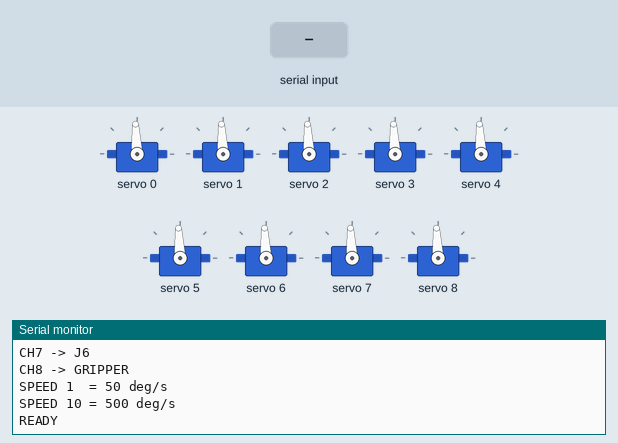
A sketch run on a simulated Arduino Uno, built with avr-gcc and run on an emulated ATmega328P. On the bench: 9 × servo, the last lines printed to the serial monitor. The test bench sets the inputs (shaded band).

Above: at 1.5 s.
1.6 s: "HOME\n" received over Serial
At 2.4 s:
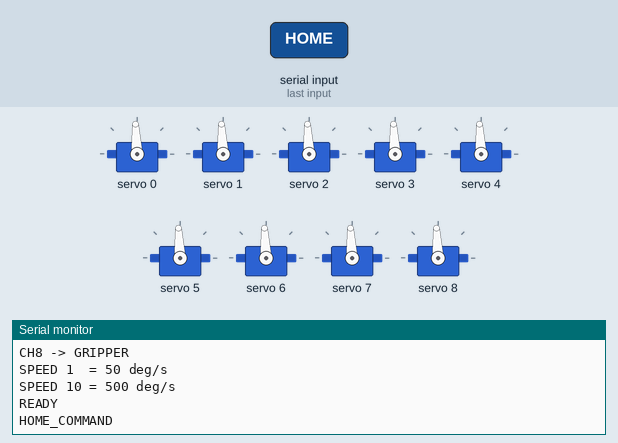
3.1 s: "STOP\n" received over Serial
At 3.5 s:
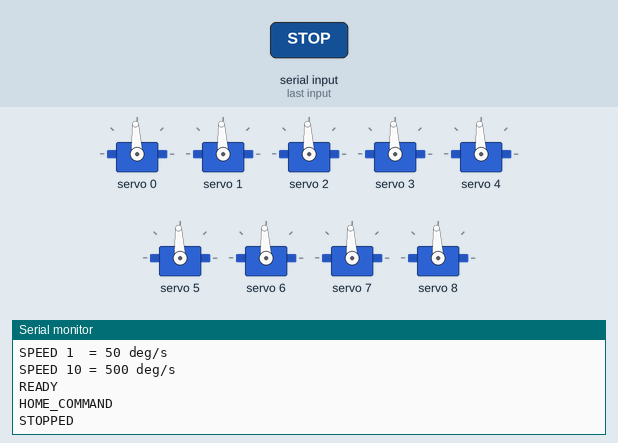
4.6 s: "P\n" received over Serial
At 5.7 s:
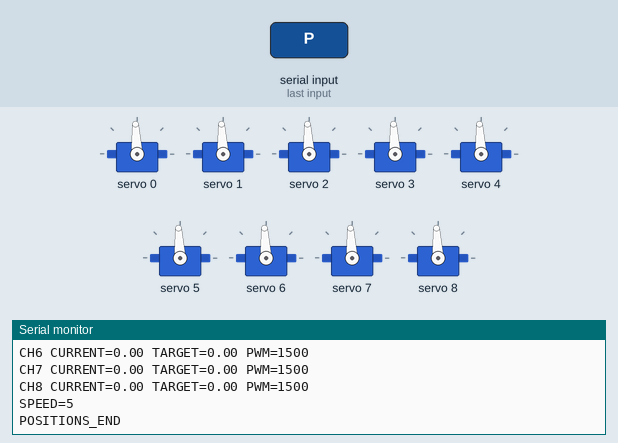

Measured:
- after the input at 1.6 s, the serial monitor: prints a new line at once (image 1)
- after the input at 3.1 s, the serial monitor: prints a new line at once (image 2)
- after the input at 4.6 s, the serial monitor: prints a new line at once (image 3)

The sketch:

ROBOT3_ARDINO.ino
```cpp
#include <Wire.h>
#include <Adafruit_PWMServoDriver.h>
#include <stdlib.h>
#include <string.h>
#include <math.h>

// ============================================================
// 6-DOF ROBOT + GRIPPER
// Arduino UNO + PCA9685 16-Channel I2C Servo Driver
//
// ROS2 UART COMMANDS:
//
// J,0,ANGLE  -> BASE
// J,1,ANGLE  -> J1  (CH1 + CH2 together)
// J,2,ANGLE  -> J2  (CH3)
// J,3,ANGLE  -> J3  (CH4)
// J,4,ANGLE  -> J4  (CH5)
// J,5,ANGLE  -> J5  (CH6)
// J,6,ANGLE  -> J6  (CH7)
// J,7,ANGLE  -> GRIPPER (CH8)
//
// S,SPEED
// HOME
// STOP
// P
//
// ============================================================


// ============================================================
// PCA9685
// ============================================================

#define PCA9685_ADDR 0x40

Adafruit_PWMServoDriver pwm(PCA9685_ADDR);


// ============================================================
// PHYSICAL PCA9685 CHANNELS
// ============================================================

// Base
#define CH_BASE       0

// J1 - TWO PHYSICAL SERVOS
#define CH_J1_A       1
#define CH_J1_B       2

// Remaining joints
#define CH_J2         3
#define CH_J3         4
#define CH_J4         5
#define CH_J5         6
#define CH_J6         7

// Gripper
#define CH_GRIPPER    8

#define NUM_SERVOS    9


// ============================================================
// SERVO PWM SETTINGS
// ============================================================

#define SERVO_FREQ    50

#define MIN_US        500
#define MAX_US        2500
#define CENTER_US     1500


// ============================================================
// SERIAL SETTINGS
// ============================================================

#define SERIAL_BAUD 115200

#define SERIAL_BUFFER_SIZE 64

char serialBuffer[SERIAL_BUFFER_SIZE];

uint8_t serialIndex = 0;


// ============================================================
// MOTION SETTINGS
// ============================================================

#define MOTION_UPDATE_MS 5

unsigned long lastMotionUpdate = 0;


// ============================================================
// SPEED SETTINGS
// ============================================================
//
// S,1  -> 50 deg/s
// S,2  -> 100 deg/s
// ...
// S,10 -> 500 deg/s
//
// ============================================================

int motionSpeed = 5;
int gripperSpeed = 5;

float speedDegPerSec[11] =
{
  0.0,
  50.0,
  100.0,
  150.0,
  200.0,
  250.0,
  300.0,
  350.0,
  400.0,
  450.0,
  500.0
};


// ============================================================
// CURRENT SERVO ANGLES
// ============================================================

float currentAngle[NUM_SERVOS] =
{
  0.0,  // CH0
  0.0,  // CH1
  0.0,  // CH2
  0.0,  // CH3
  0.0,  // CH4
  0.0,  // CH5
  0.0,  // CH6
  0.0,  // CH7
  0.0   // CH8
};


// ============================================================
// TARGET SERVO ANGLES
// ============================================================

float targetAngle[NUM_SERVOS] =
{
  0.0,
  0.0,
  0.0,
  0.0,
  0.0,
  0.0,
  0.0,
  0.0,
  0.0
};


// ============================================================
// CURRENT PWM
// ============================================================

int currentPulse[NUM_SERVOS] =
{
  CENTER_US,
  CENTER_US,
  CENTER_US,
  CENTER_US,
  CENTER_US,
  CENTER_US,
  CENTER_US,
  CENTER_US,
  CENTER_US
};


// ============================================================
// MOTION ENABLE
// ============================================================

bool motionEnabled = true;


// ============================================================
// ANGLE → PWM MICROSECONDS
// ============================================================
//
// -180° -> 500 us
//    0° -> 1500 us
// +180° -> 2500 us
//
// ALL SERVOS INCLUDING GRIPPER
// USE THE SAME RANGE.
//
// ============================================================

int angleToPulse(float angle)
{
  angle = constrain(
    angle,
    -180.0,
    180.0
  );

  float pulse =
    CENTER_US +
    (angle * 1000.0 / 180.0);

  pulse = constrain(
    pulse,
    MIN_US,
    MAX_US
  );

  return (int)round(pulse);
}


// ============================================================
// MICROSECONDS → PCA9685 COUNTS
// ============================================================

uint16_t pulseToCounts(int pulse_us)
{
  // 50 Hz
  // Period = 20,000 us
  // PCA9685 = 4096 counts

  return (uint16_t)(
    ((long)pulse_us * 4096L) / 20000L
  );
}


// ============================================================
// WRITE SERVO PWM
// ============================================================

void writeServoPWM(
  uint8_t channel,
  float angle
)
{
  if (channel >= NUM_SERVOS)
    return;

  int pulse =
    angleToPulse(angle);

  uint16_t counts =
    pulseToCounts(pulse);

  pwm.setPWM(
    channel,
    0,
    counts
  );

  currentPulse[channel] =
    pulse;
}


// ============================================================
// SET PHYSICAL SERVO TARGET
// ============================================================

void setServoTarget(
  uint8_t channel,
  float angle
)
{
  if (channel >= NUM_SERVOS)
    return;

  angle = constrain(
    angle,
    -180.0,
    180.0
  );

  targetAngle[channel] =
    angle;

  motionEnabled = true;
}


// ============================================================
// SET J1 TARGET
// ============================================================
//
// J1 has TWO physical servos:
//
// CH1 = J1-A
// CH2 = J1-B
//
// Both always receive exactly the same target.
//
// ============================================================

void setJ1Target(float angle)
{
  angle = constrain(
    angle,
    -180.0,
    180.0
  );

  targetAngle[CH_J1_A] = angle;
  targetAngle[CH_J1_B] = -angle;

  motionEnabled = true;
}


// ============================================================
// UPDATE MOTION
// ============================================================
//
// Non-blocking motion.
//
// Every 5 ms the current angle moves toward target.
//
// ============================================================

void updateMotion()
{
  if (!motionEnabled)
    return;

  unsigned long now =
    millis();

  if (
    now - lastMotionUpdate <
    MOTION_UPDATE_MS
  )
  {
    return;
  }

  lastMotionUpdate =
    now;

  // 5 ms = 0.005 seconds

  float dt =
    MOTION_UPDATE_MS / 1000.0;

  for (
    uint8_t channel = 0;
    channel < NUM_SERVOS;
    channel++
  )
  {
    float channelSpeed = (channel == CH_GRIPPER) ? speedDegPerSec[gripperSpeed] : speedDegPerSec[motionSpeed];
    float step = channelSpeed * dt;

    float difference =
      targetAngle[channel] -
      currentAngle[channel];


    // --------------------------------------------------------
    // Already at target
    // --------------------------------------------------------

    if (
      fabs(difference) < 0.01
    )
    {
      currentAngle[channel] =
        targetAngle[channel];

      writeServoPWM(
        channel,
        currentAngle[channel]
      );

      continue;
    }


    // --------------------------------------------------------
    // Positive direction
    // --------------------------------------------------------

    if (difference > 0.0)
    {
      if (difference <= step)
      {
        currentAngle[channel] =
          targetAngle[channel];
      }
      else
      {
        currentAngle[channel] +=
          step;
      }
    }


    // --------------------------------------------------------
    // Negative direction
    // --------------------------------------------------------

    else
    {
      if (-difference <= step)
      {
        currentAngle[channel] =
          targetAngle[channel];
      }
      else
      {
        currentAngle[channel] -=
          step;
      }
    }


    // --------------------------------------------------------
    // ALL SERVOS: -180° to +180°
    // INCLUDING GRIPPER
    // --------------------------------------------------------

    currentAngle[channel] =
      constrain(
        currentAngle[channel],
        -180.0,
        180.0
      );


    // --------------------------------------------------------
    // Send PWM
    // --------------------------------------------------------

    writeServoPWM(
      channel,
      currentAngle[channel]
    );
  }
}


// ============================================================
// HOME
// ============================================================

void homePosition()
{
  for (
    uint8_t channel = 0;
    channel < NUM_SERVOS;
    channel++
  )
  {
    targetAngle[channel] =
      0.0;
  }

  motionEnabled = true;

  Serial.println(
    "HOME_COMMAND"
  );
}


// ============================================================
// STOP
// ============================================================

void stopMotion()
{
  // Freeze at current position

  for (
    uint8_t channel = 0;
    channel < NUM_SERVOS;
    channel++
  )
  {
    targetAngle[channel] =
      currentAngle[channel];
  }

  motionEnabled = false;

  Serial.println(
    "STOPPED"
  );
}


// ============================================================
// PRINT POSITIONS
// ============================================================

void printPositions()
{
  Serial.println();
  Serial.println(
    "POSITIONS"
  );

  for (
    uint8_t channel = 0;
    channel < NUM_SERVOS;
    channel++
  )
  {
    Serial.print("CH");
    Serial.print(channel);

    Serial.print(" CURRENT=");
    Serial.print(
      currentAngle[channel],
      2
    );

    Serial.print(" TARGET=");
    Serial.print(
      targetAngle[channel],
      2
    );

    Serial.print(" PWM=");
    Serial.println(
      currentPulse[channel]
    );
  }

  Serial.print(
    "SPEED="
  );

  Serial.println(
    motionSpeed
  );

  Serial.println(
    "POSITIONS_END"
  );
}


// ============================================================
// SPEED COMMAND
// ============================================================
//
// S,1
// S,2
// ...
// S,10
//
// ============================================================

void processSpeedCommand(
  char *command
)
{
  char *comma =
    strchr(
      command,
      ','
    );

  if (comma == NULL)
  {
    Serial.println(
      "ERROR,BAD_SPEED_FORMAT"
    );

    return;
  }

  int speed =
    atoi(
      comma + 1
    );

  speed =
    constrain(
      speed,
      1,
      10
    );

  motionSpeed =
    speed;

  Serial.print(
    "SPEED,"
  );

  Serial.println(
    motionSpeed
  );
}


// ============================================================
// JOINT COMMAND
// ============================================================
//
// IMPORTANT:
//
// ROS2 LOGICAL JOINT NUMBER
// IS NOT THE SAME AS PCA9685 CHANNEL.
//
//
// J,0,ANGLE
//     ↓
// CH0 BASE
//
//
// J,1,ANGLE
//     ↓
// CH1 + CH2
// J1 TWO SERVOS
//
//
// J,2,ANGLE
//     ↓
// CH3
// J2
//
//
// J,3,ANGLE
//     ↓
// CH4
// J3
//
//
// J,4,ANGLE
//     ↓
// CH5
// J4
//
//
// J,5,ANGLE
//     ↓
// CH6
// J5
//
//
// J,6,ANGLE
//     ↓
// CH7
// J6
//
//
// J,7,ANGLE
//     ↓
// CH8
// GRIPPER
//
// ============================================================

void processJointCommand(
  char *command
)
{
  char *firstComma =
    strchr(
      command,
      ','
    );

  if (
    firstComma == NULL
  )
  {
    return;
  }


  char *secondComma =
    strchr(
      firstComma + 1,
      ','
    );

  if (
    secondComma == NULL
  )
  {
    return;
  }


  // Separate logical joint number
  // from angle

  *secondComma = '\0';


  int logicalJoint =
    atoi(
      firstComma + 1
    );


  float angle =
    atof(
      secondComma + 1
    );


  // ----------------------------------------------------------
  // Logical joint validation
  //
  // 0 = Base
  // 1 = J1
  // 2 = J2
  // 3 = J3
  // 4 = J4
  // 5 = J5
  // 6 = J6
  // 7 = Gripper
  // ----------------------------------------------------------

  if (
    logicalJoint < 0 ||
    logicalJoint > 7
  )
  {
    return;
  }


  angle = constrain(
    angle,
    -180.0,
    180.0
  );


  // ==========================================================
  // LOGICAL JOINT 0
  // BASE
  // ==========================================================

  if (logicalJoint == 0)
  {
    setServoTarget(
      CH_BASE,
      angle
    );

    return;
  }


  // ==========================================================
  // LOGICAL JOINT 1
  // J1
  //
  // CH1 + CH2
  // ==========================================================

  if (logicalJoint == 1)
  {
    setJ1Target(
      angle
    );

    return;
  }


  // ==========================================================
  // LOGICAL JOINT 2
  // J2 -> CH3
  // ==========================================================

  if (logicalJoint == 2)
  {
    setServoTarget(
      CH_J2,
      angle
    );

    return;
  }


  // ==========================================================
  // LOGICAL JOINT 3
  // J3 -> CH4
  // ==========================================================

  if (logicalJoint == 3)
  {
    setServoTarget(
      CH_J3,
      angle
    );

    return;
  }


  // ==========================================================
  // LOGICAL JOINT 4
  // J4 -> CH5
  // ==========================================================

  if (logicalJoint == 4)
  {
    setServoTarget(
      CH_J4,
      angle
    );

    return;
  }


  // ==========================================================
  // LOGICAL JOINT 5
  // J5 -> CH6
  // ==========================================================

  if (logicalJoint == 5)
  {
    setServoTarget(
      CH_J5,
      angle
    );

    return;
  }


  // ==========================================================
  // LOGICAL JOINT 6
  // J6 -> CH7
  // ==========================================================

  if (logicalJoint == 6)
  {
    setServoTarget(
      CH_J6,
      angle
    );

    return;
  }


  // ==========================================================
  // LOGICAL JOINT 7
  // GRIPPER -> CH8
  //
  // FULL -180° TO +180°
  // ==========================================================

  if (logicalJoint == 7)
  {
    setServoTarget(
      CH_GRIPPER,
      angle
    );

    return;
  }
}


// ============================================================
// PROCESS COMMAND
// ============================================================

void processCommand(
  char *command
)
{
  // ----------------------------------------------------------
  // Remove leading spaces
  // ----------------------------------------------------------

  while (
    *command == ' ' ||
    *command == '\t'
  )
  {
    command++;
  }


  // ----------------------------------------------------------
  // Remove trailing spaces
  // ----------------------------------------------------------

  int len =
    strlen(command);

  while (
    len > 0 &&
    (
      command[len - 1] == ' ' ||
      command[len - 1] == '\t'
    )
  )
  {
    command[len - 1] =
      '\0';

    len--;
  }


  if (len == 0)
    return;


  // ----------------------------------------------------------
  // HOME
  // ----------------------------------------------------------

  if (
    strcmp(command, "HOME") == 0 ||
    strcmp(command, "H") == 0
  )
  {
    homePosition();
    return;
  }


  // ----------------------------------------------------------
  // STOP
  // ----------------------------------------------------------

  if (
    strcmp(command, "STOP") == 0
  )
  {
    stopMotion();
    return;
  }


  // ----------------------------------------------------------
  // PRINT
  // ----------------------------------------------------------

  if (
    strcmp(command, "P") == 0
  )
  {
    printPositions();
    return;
  }


  // ----------------------------------------------------------
  // GRIPPER SPEED
  // ----------------------------------------------------------

  if (
    strncmp(command, "SG,", 3) == 0
  )
  {
    char *comma = strchr(command, ',');
    if (comma != NULL) {
      gripperSpeed = constrain(atoi(comma + 1), 1, 10);
      Serial.print("GRIPPER_SPEED,");
      Serial.println(gripperSpeed);
    }
    return;
  }

  // ----------------------------------------------------------
  // SPEED
  // ----------------------------------------------------------

  if (
    strncmp(command, "S,", 2) == 0
  )
  {
    processSpeedCommand(
      command
    );

    return;
  }


  // ----------------------------------------------------------
  // JOINT
  // ----------------------------------------------------------

  if (
    strncmp(command, "J,", 2) == 0
  )
  {
    processJointCommand(
      command
    );

    return;
  }
}


// ============================================================
// SERIAL RECEIVER
// ============================================================
//
// Fixed character buffer.
// No Arduino String.
// No response for every J command.
//
// ============================================================

void readSerial()
{
  while (
    Serial.available() > 0
  )
  {
    char c =
      Serial.read();


    // --------------------------------------------------------
    // End of command
    // --------------------------------------------------------

    if (
      c == '\n' ||
      c == '\r'
    )
    {
      if (
        serialIndex > 0
      )
      {
        serialBuffer[
          serialIndex
        ] = '\0';


        processCommand(
          serialBuffer
        );


        serialIndex = 0;
      }
    }


    // --------------------------------------------------------
    // Store character
    // --------------------------------------------------------

    else
    {
      if (
        serialIndex <
        SERIAL_BUFFER_SIZE - 1
      )
      {
        serialBuffer[
          serialIndex++
        ] = c;
      }
      else
      {
        serialIndex = 0;

        Serial.println(
          "ERROR,BUFFER_OVERFLOW"
        );
      }
    }
  }
}


// ============================================================
// SETUP
// ============================================================

void setup()
{
  // ----------------------------------------------------------
  // SERIAL
  // ----------------------------------------------------------

  Serial.begin(
    SERIAL_BAUD
  );


  // ----------------------------------------------------------
  // I2C
  // ----------------------------------------------------------

  Wire.begin();

  Wire.setClock(
    400000L
  );


  // ----------------------------------------------------------
  // PCA9685
  // ----------------------------------------------------------

  pwm.begin();

  pwm.setPWMFreq(
    SERVO_FREQ
  );

  delay(100);


  // ----------------------------------------------------------
  // INITIALIZE ALL 9 PHYSICAL SERVOS
  // ----------------------------------------------------------

  for (
    uint8_t channel = 0;
    channel < NUM_SERVOS;
    channel++
  )
  {
    currentAngle[channel] =
      0.0;

    targetAngle[channel] =
      0.0;

    currentPulse[channel] =
      CENTER_US;

    writeServoPWM(
      channel,
      0.0
    );

    delay(20);
  }


  // ----------------------------------------------------------
  // CLEAR SERIAL BUFFER
  // ----------------------------------------------------------

  while (
    Serial.available() > 0
  )
  {
    Serial.read();
  }

  serialIndex = 0;


  // ----------------------------------------------------------
  // STARTUP MESSAGE
  // ----------------------------------------------------------

  Serial.println();
  Serial.println(
    "========================================"
  );

  Serial.println(
    " 6-DOF ROBOT + GRIPPER"
  );

  Serial.println(
    " ARDUINO UNO + PCA9685"
  );

  Serial.println(
    "========================================"
  );

  Serial.println();

  Serial.println(
    "UART: 115200"
  );

  Serial.println(
    "I2C: 400 kHz"
  );

  Serial.println(
    "PCA9685: 0x40"
  );

  Serial.println(
    "Servo PWM: 50 Hz"
  );

  Serial.println(
    "PWM: 500 - 2500 us"
  );

  Serial.println(
    "ANGLE: -180 to +180"
  );

  Serial.println();

  Serial.println(
    "CH0 -> BASE"
  );

  Serial.println(
    "CH1 + CH2 -> J1"
  );

  Serial.println(
    "CH3 -> J2"
  );

  Serial.println(
    "CH4 -> J3"
  );

  Serial.println(
    "CH5 -> J4"
  );

  Serial.println(
    "CH6 -> J5"
  );

  Serial.println(
    "CH7 -> J6"
  );

  Serial.println(
    "CH8 -> GRIPPER"
  );

  Serial.println();

  Serial.println(
    "SPEED 1  = 50 deg/s"
  );

  Serial.println(
    "SPEED 10 = 500 deg/s"
  );

  Serial.println();

  Serial.println(
    "READY"
  );
}


// ============================================================
// LOOP
// ============================================================

void loop()
{
  // Receive commands continuously
  readSerial();

  // Update servo positions continuously
  updateMotion();
}
```
